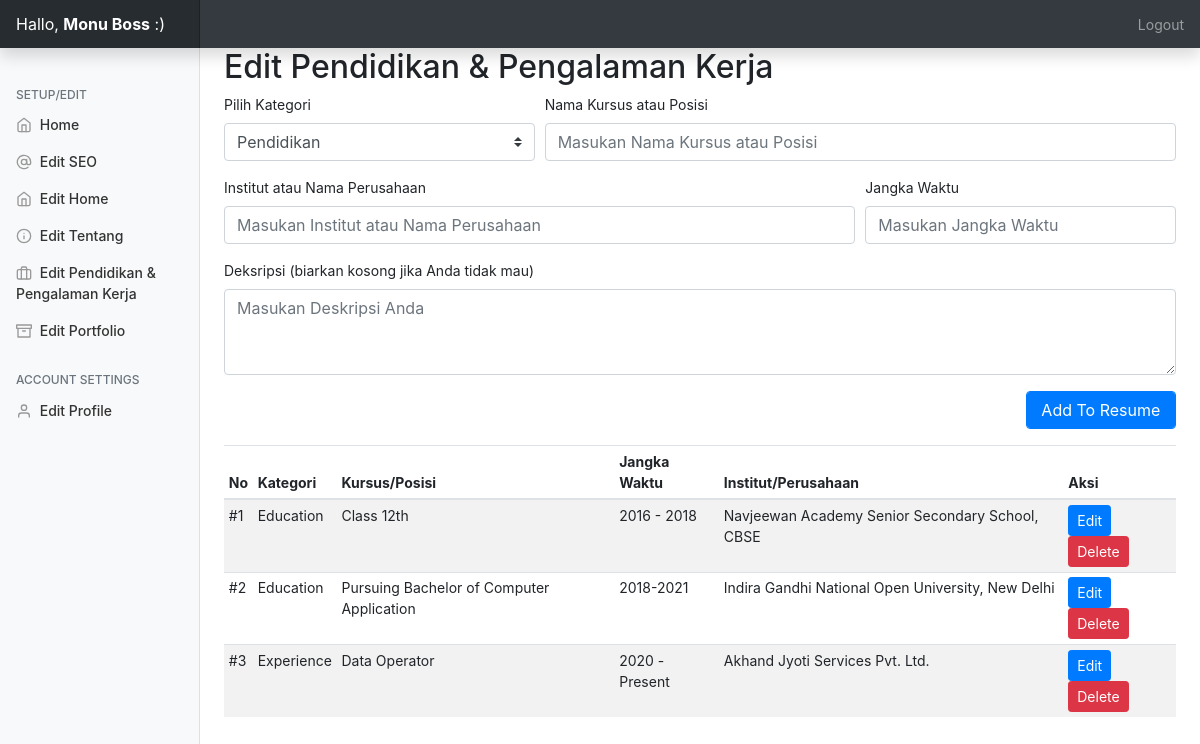
The app's page /admin/?editresume=true (signed in) with its own data.
### tables this page shows
CREATE TABLE `resume` (
  `id` int(11) NOT NULL,
  `category` varchar(250) NOT NULL,
  `title` varchar(250) NOT NULL,
  `year` varchar(250) NOT NULL,
  `ogname` varchar(250) NOT NULL,
  `workdesc` text NOT NULL
);

### admin/php/resume.php (the view, shortened to what this page needs)
<h2>Edit Pendidikan & Pengalaman Kerja</h2>
         <form action="php/uresume.php" method="post">
                 <div class="form-row">
                   <div class="form-group col-md-4">
                   <label>Pilih Kategori</label>
                    <select name="category" class="custom-select">
  <option value="e" selected>Pendidikan</option>
</select></div>
                     <div class="form-group col-md-8">
    <label for="sn">Nama Kursus atau Posisi</label>
    <input type="text" name="title" class="form-control" id="website" placeholder="Masukan Nama Kursus atau Posisi" required>
  </div>
   <div class="form-group col-md-8">
    <label for="website">Institut atau Nama Perusahaan</label>
    <input type="text" name="ogname" class="form-control" id="website" placeholder="Masukan Institut atau Nama Perusahaan" required>
  </div>
   <div class="form-group col-md-4">
    <label for="website">Jangka Waktu</label>
    <input type="text" name="year" class="form-control" id="website" placeholder="Masukan Jangka Waktu" required>
  </div>
  <div class="form-group col-md-12">
    <label for="exampleFormControlTextarea1">Deksripsi (biarkan kosong jika Anda tidak mau)</label>
    <textarea class="form-control" name="workdesc" id="exampleFormControlTextarea1" rows="3" placeholder="Masukan Deskripsi Anda"></textarea>
  </div>
   <div class="form-group col-md-2 ml-auto">
      <input type="submit" name="addtoresume" class="btn btn-primary form-control" value="Add To Resume">
   </div>
                 </div>
             </form>
         <table id="rlist" class="table table-striped table-sm .table-responsive ">
          <thead>
            <tr>
              <th>No</th>
              <th>Kategori</th>
              <th>Kursus/Posisi</th>
              <th>Jangka Waktu</th>
              <th>Institut/Perusahaan</th>
              <th>Aksi</th>
            </tr>
          </thead>
          <tbody>
         <?php
$query2="SELECT * FROM resume";
$queryrun2=mysqli_query($db,$query2);
$count=1;
while($data2=mysqli_fetch_array($queryrun2)){
    $cat = $data2['category']=='e'?$cat="Education":$cat="Experience";
    ?>
     <tr>
         <div class="modal fade" id="modal<?=$data2['id']?>" tabindex="-1" role="dialog" aria-labelledby="exampleModalLabel" aria-hidden="true">
          <td>#<?=$count?></td>
              <td><?=$cat?></td>
         <td><?=$data2['title']?></td>
         <td><?=$data2['year']?></td>
         <td><?=$data2['ogname']?></td>
         <td>
         <button type="button" class="btn btn-primary btn-sm" data-toggle="modal" data-target="#modal<?=$data2['id']?>">
  Edit
</button> <a href="php/uresume.php?del=<?=$data2['id']?>"><button type="button" class="btn btn-danger btn-sm" data-toggle="modal" data-target="#exampleModal">
  Delete
             </button></a></td>
            </tr>
         <?php $count++;
} ?>
             </tbody></table>

### admin/index.php (shortened to what this page needs)
<?php
include('../include/db.php');
$query="SELECT * FROM personal_setup,aboutus_setup,basic_setup,admin_users";
$queryrun=mysqli_query($db,$query);
$data=mysqli_fetch_array($queryrun);
?>
<!doctype html>
<html lang="en">
  <head>
<link href="assets/dist/css/bootstrap.css" rel="stylesheet">
    <link href="css/dashboard.css" rel="stylesheet">
  </head>
  <body>
    <nav class="navbar navbar-dark sticky-top bg-dark flex-md-nowrap p-0 shadow">
  <a class="navbar-brand col-md-3 col-lg-2 mr-0 px-3" href="#">Hallo, <b><?=$_SESSION['username']?></b> :)</a>
  <ul class="navbar-nav px-3">
    <li class="nav-item text-nowrap">
      <a class="nav-link" href="php/logout.php">Logout</a>
    </li>
  </ul>
</nav>
<div class="container-fluid">
  <div class="row">
    <nav id="sidebarMenu" class="col-md-3 col-lg-2 d-md-block bg-light sidebar collapse">
      <div class="sidebar-sticky pt-3">
        <ul class="nav flex-column">
          <h6 class="sidebar-heading d-flex justify-content-between align-items-center px-3 mt-4 mb-1 text-muted">
          <span>Setup/Edit</span>
        </h6>
        <li class="nav-item">
            <a class="nav-link" href="../admin/">
              <span data-feather="home"></span>
            Home
            </a>
          </li>
         <li class="nav-item">
            <a class="nav-link" href="?editseo=true">
              <span data-feather="at-sign"></span>
              Edit SEO
            </a>
          </li>
          <li class="nav-item">
            <a class="nav-link" href="?edithome=true">
              <span data-feather="home"></span>
              Edit Home
            </a>
          </li>
          <li class="nav-item">
            <a class="nav-link" href="?editabout=true">
              <span data-feather="info"></span>
              Edit Tentang
            </a>
          </li>
          <li class="nav-item">
            <a class="nav-link" href="?editresume=true">
              <span data-feather="briefcase"></span>
              Edit Pendidikan & Pengalaman Kerja
            </a>
          </li>
          <li class="nav-item">
            <a class="nav-link" href="?editportfolio=true">
              <span data-feather="archive"></span>
              Edit Portfolio
            </a>
          </li>
        </ul>
        <h6 class="sidebar-heading d-flex justify-content-between align-items-center px-3 mt-4 mb-1 text-muted">
          <span>Account Settings</span>
        </h6>
        <ul class="nav flex-column mb-2">
          <li class="nav-item">
            <a class="nav-link" href="?editprofile=true">
              <span data-feather="user"></span>
              Edit Profile
            </a>
          </li>
        </ul>
      </div>
    </nav>
    <main role="main" class="col-md-9 ml-sm-auto col-lg-10 px-md-4">
<?php
     if(isset($_GET['edithome'])){
     include('php/home.php');
     }else if(isset($_GET['editabout'])){
         include('php/about.php');
     }else if(isset($_GET['editresume'])){
       include('php/resume.php');
     }else if(isset($_GET['editportfolio'])){
      include('php/portfolio.php');
     }else if(isset($_GET['editseo'])){
         include('php/seo.php');
     }else if(isset($_GET['editprofile'])){ ?>
        <h2>Edit Profile</h2>
    <?php
         if(isset($_GET['msg'])){
  if($_GET['msg']=='updated'){
      ?>
      <div class="alert alert-success text-center" role="alert">
  Successfully Updated !
</div>
      <?php
  }
 }
?>
         <form method="post" action="php/uprofile.php">
         <div class="form-row">
             <div class="form-group col-md-6">
    <label for="ptitle">Name</label>
    <input type="text" name="username" value="<?=$data['username']?>" class="form-control" id="ptitle" placeholder="Monu Giri">
  </div>
        <div class="form-group col-md-6">
    <label for="psubtitle">Password</label>
    <input type="text" name="userpass" value="<?=$data['user_pass']?>" class="form-control" id="psubtitle" placeholder="*************">
  </div>
        <div class="form-group col-md-12">
    <label for="psubtitle">Email Id</label>
    <input type="text" name="userid" value="<?=$data['user_id']?>" class="form-control" id="psubtitle" placeholder="admin@admin.com">
  </div>
         </div>
         <input type="submit" name="uprofile" class="btn btn-primary" value="Save Changes">
         </form>
    <?php }else{
         include('php/welcome.php');
     } ?>
    </main>
  </div>
</div>
        <script src="js/dashboard.js"></script></body>
</html>

### admin/css/dashboard.css (style rules this page uses)
body { font-size: .875rem; }
.feather { width: 16px; height: 16px; vertical-align: text-bottom; }
.sidebar { position: fixed; top: 0; bottom: 0; left: 0; z-index: 100; padding: 48px 0 0; box-shadow: inset -1px 0 0 rgba(0, 0, 0, .1); }
.sidebar-sticky { position: relative; top: 0; height: calc(100vh - 48px); padding-top: .5rem; overflow-x: hidden; overflow-y: auto; }
.sidebar .nav-link { font-weight: 500; color: #333; }
.sidebar .nav-link .feather { margin-right: 4px; color: #999; }
.sidebar-heading { font-size: .75rem; text-transform: uppercase; }
.navbar-brand { padding-top: .75rem; padding-bottom: .75rem; font-size: 1rem; background-color: rgba(0, 0, 0, .25); box-shadow: inset -1px 0 0 rgba(0, 0, 0, .25); }

### records on screen
resume: category "Education", title "Class 12th", year "2016 - 2018", ogname "Navjeewan Academy Senior Secondary School, CBSE"
resume: category "Education", title "Pursuing Bachelor of Computer Application", year "2018-2021", ogname "Indira Gandhi National Open University, New Delhi"
resume: category "Experience", title "Data Operator", year "2020 - Present", ogname "Akhand Jyoti Services Pvt. Ltd."

### other values on screen
$_SESSION['username'] "Monu Boss"
